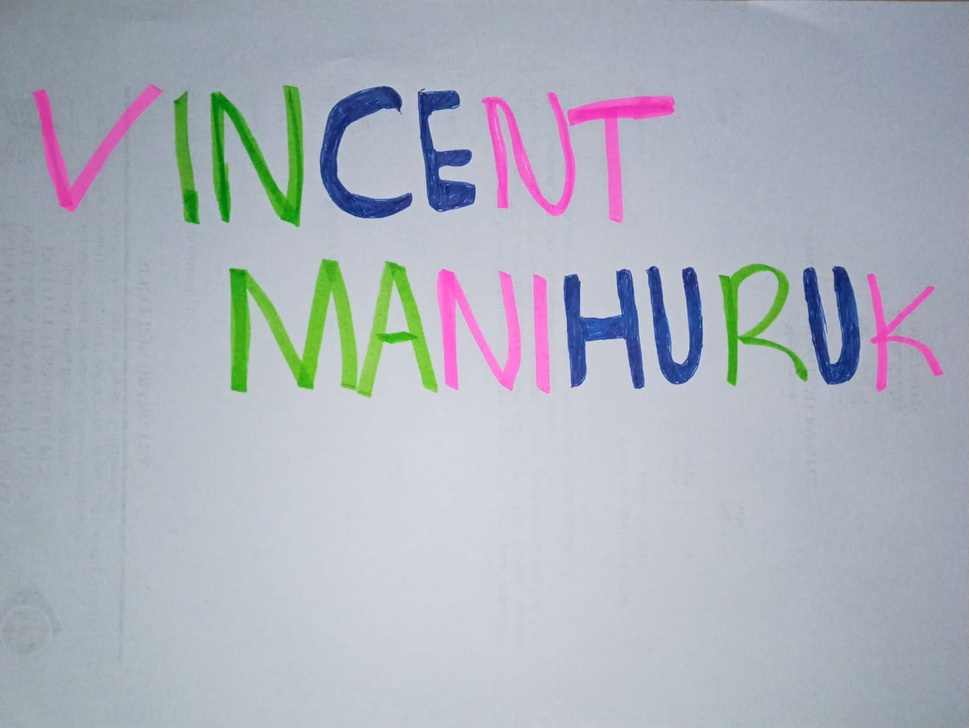
#> input picture Foto 1.jpg, 969 x 728 px, shrunk from 1560 x 1172 before the run
$ jupyter execute Untitled.ipynb
#> lines starting #> are read from the running program, lines starting #| are printed output that depends on the picture; after the words box and inside, x2 and y2 are one past the last pixel; in counts of white or black regions, pixels touching at a corner belong together
[cell 1]
import cv2
import matplotlib.pyplot as plt
import numpy as np

[cell 2]
# Load the image
image = cv2.imread('Foto 1.jpg')
#> image is the input picture: shape (728, 969, 3); mean B, G, R 188.1, 177.9, 172.2

# Adjust contrast
# Here, alpha is the contrast control [1.0-3.0], and beta is the brightness control [0-100]
alpha = 1.5
beta = 50
contrast_image = cv2.convertScaleAbs(image, alpha=alpha, beta=beta)
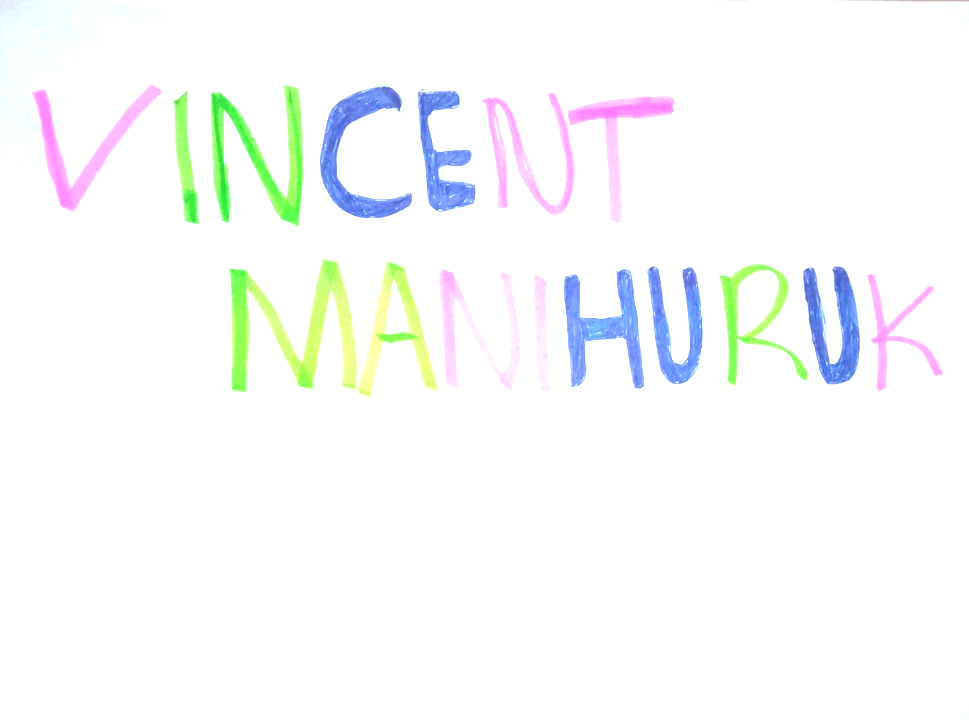
#> contrast_image: shape (728, 969, 3); mean B, G, R 250.9, 250.8, 249

# Convert to RGB
image_rgb = cv2.cvtColor(image, cv2.COLOR_BGR2RGB)

# Split into RGB channels
R, G, B = cv2.split(image_rgb)
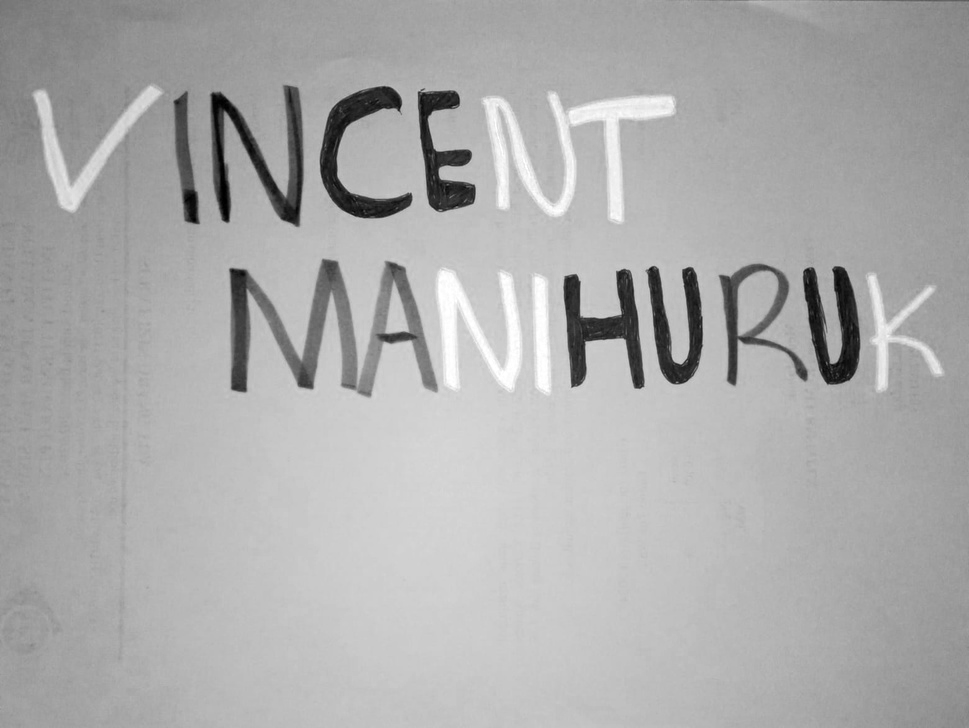
#> R: shape (728, 969); min 0, max 255, mean 172.2
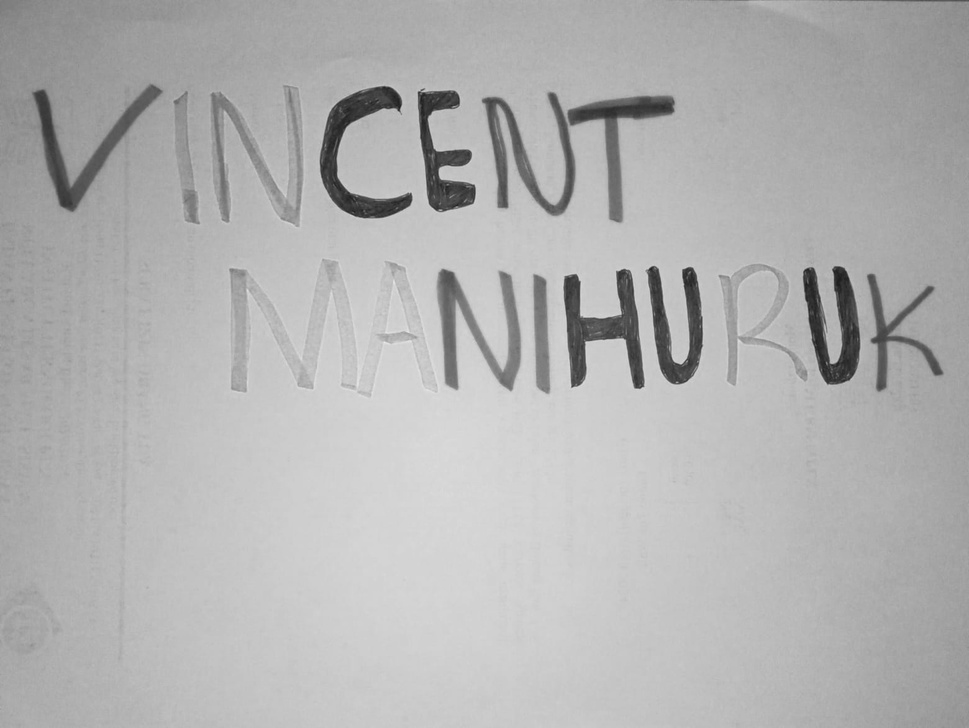
#> G: shape (728, 969); min 29, max 236, mean 177.9
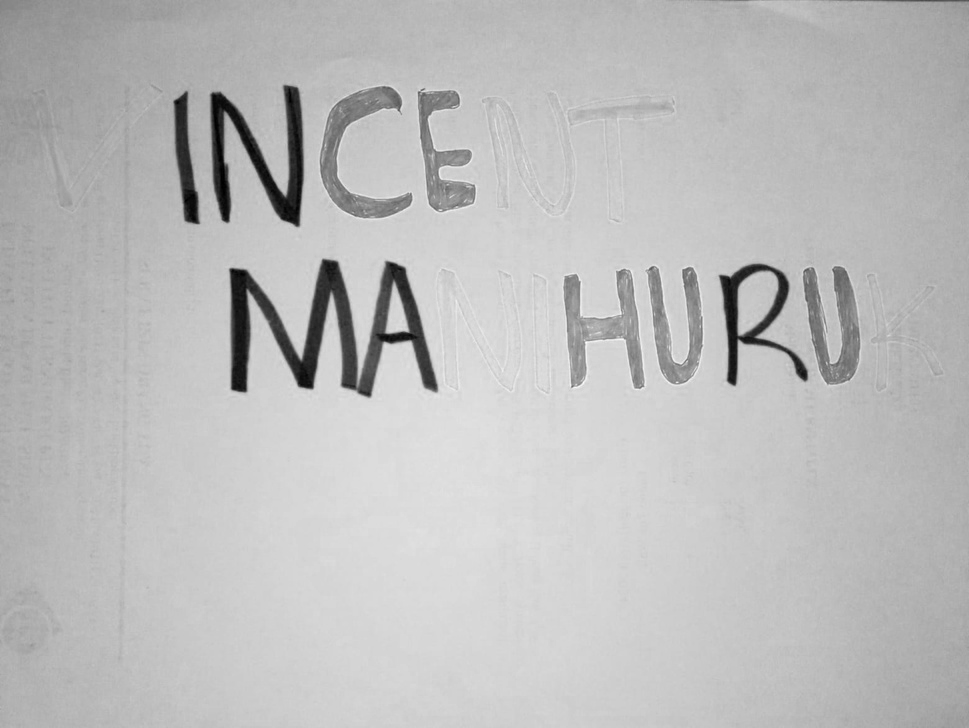
#> B: shape (728, 969); min 0, max 255, mean 188.1

# Display the images
images = [contrast_image, R, G, B]
titles = ['Citra Kontras', 'Citra Merah', 'Citra Hijau', 'Citra Biru']
for i in range(4):
    plt.subplot(2, 4, i+1), plt.imshow(images[i], 'gray')
    plt.title(titles[i])
    plt.xticks([]), plt.yticks([])
# Calculate and plot histograms for each channel
color = ('b','g','r')
for i, col in enumerate(color):
    plt.subplot(2, 4, i+5)
    histr = cv2.calcHist([image],[i],None,[256],[0,256])
    plt.plot(histr,color = col)
    plt.xlim([0,256])
    plt.title('Histogram ' + col.upper())

plt.show()
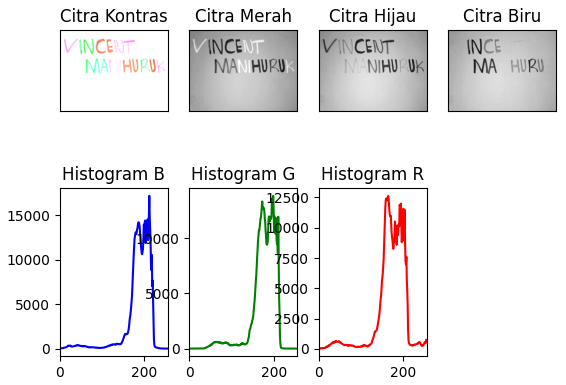
#> figure drawn by matplotlib, 7 panels; B, G, R data is drawn as R, G, B; panel 5: curve peaks at x = 212, y = 17154; panel 6: curve peaks at x = 199, y = 13827; panel 7: curve peaks at x = 165, y = 12631

[cell 3]
# Membaca citra
img = cv2.imread('Foto 1.jpg')

# Mengubah citra ke ruang warna RGB
img_rgb = cv2.cvtColor(img, cv2.COLOR_BGR2RGB)

# Membagi citra menjadi channel warna R, G, dan B
r, g, b = cv2.split(img_rgb)

# Membuat list untuk menyimpan citra threshold
thresh_images = []
titles = ['None', 'Blue', 'Red-Blue', 'Red-Green-Blue']

# Melakukan thresholding untuk setiap kondisi
for i, channel in enumerate([img, b, r-b, r-g-b]):
    # Menghitung histogram
    hist = cv2.calcHist([channel], [0], None, [256], [0,256])

    # Mencari nilai ambang batas
    thresholds = []
    for i in range(1, 255):
        if hist[i-1] < hist[i] and hist[i+1] < hist[i]:
            thresholds.append(i)

    # Mengurutkan nilai ambang batas
    thresholds.sort()

    # Melakukan thresholding dengan latar belakang hitam
    _, thresh_img = cv2.threshold(channel, thresholds[0], 255, cv2.THRESH_BINARY_INV)
    thresh_images.append(thresh_img)
#> this loop made 4 passes
#> pass 1, `_, thresh_img = cv2.threshold(channel, thresholds[0], 255, cv2.THRESH_..`:
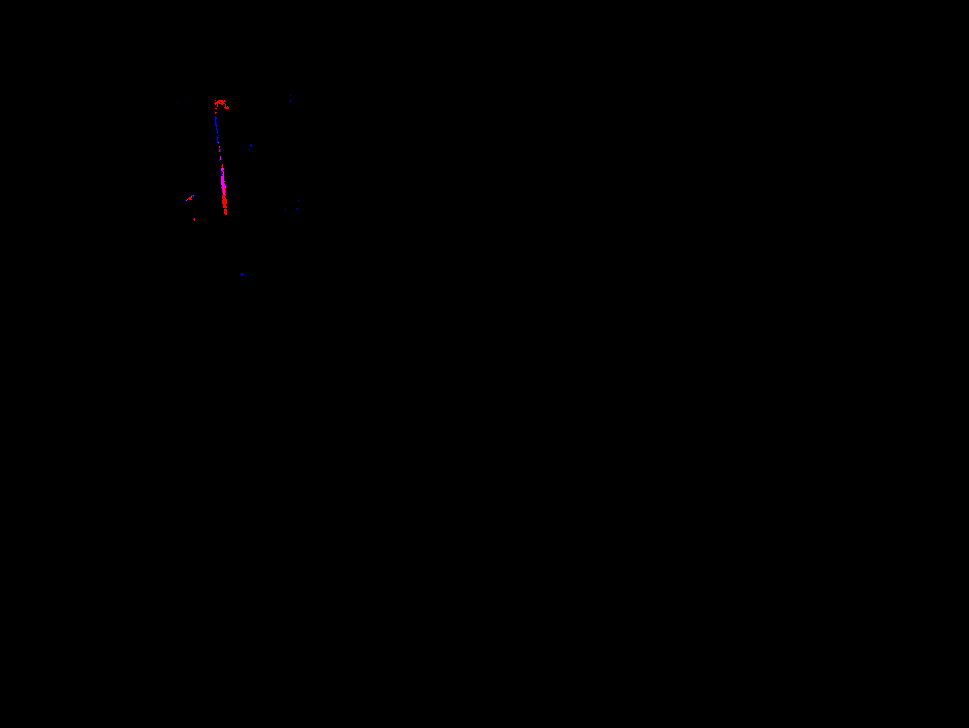
#> thresh_img: shape (728, 969, 3); mean B, G, R 0.1, 0, 0.1
#> pass 3, `_, thresh_img = cv2.threshold(channel, thresholds[0], 255, cv2.THRESH_..`:
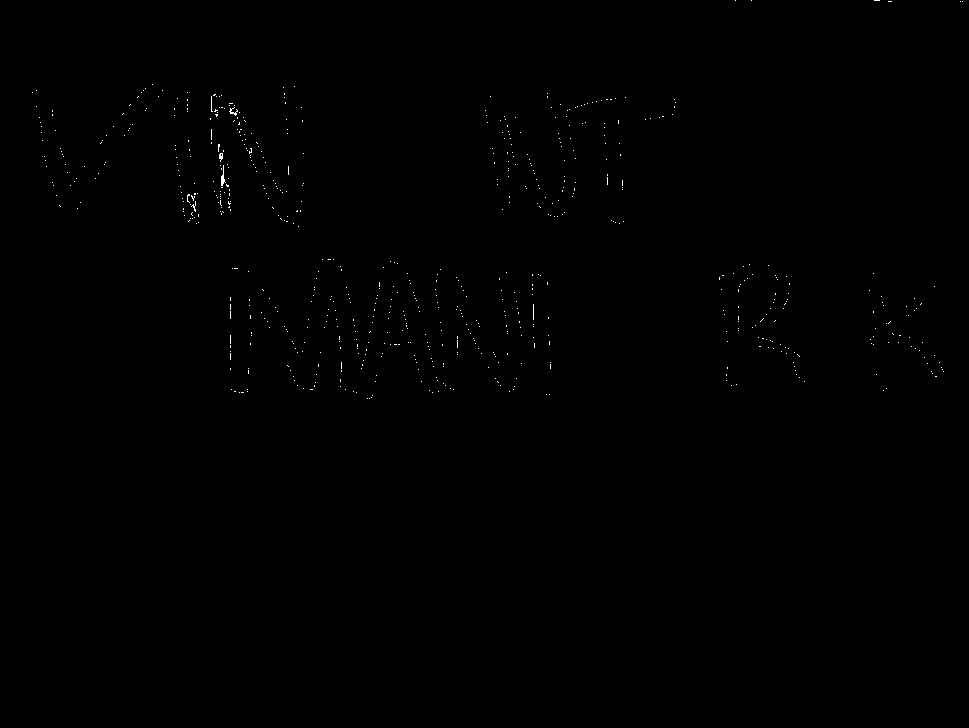
#> thresh_img: shape (728, 969); 0.17% white in thin lines or dots, all inside (x1, y1, x2, y2) = (32, 0, 963, 399)
#> after the loop, thresh_images = 4 items
# Menampilkan citra threshold
plt.figure(figsize=(10, 10))
for i in range(4):
    plt.subplot(1, 4, i+1), plt.imshow(thresh_images[i], 'gray')
    plt.title(titles[i])
    plt.xticks([]), plt.yticks([])
plt.show()
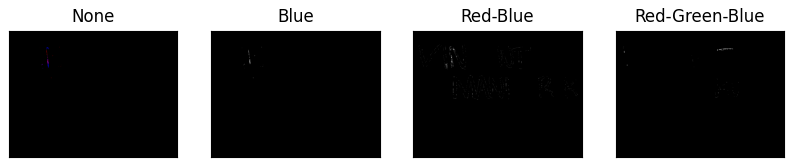
#> figure drawn by matplotlib, 4 panels; B, G, R data is drawn as R, G, B

[cell 4]
# Load the image
image = cv2.imread('Foto 1.jpg')

# Convert to RGB
image_rgb = cv2.cvtColor(image, cv2.COLOR_BGR2RGB)

# Split into RGB channels
R, G, B = cv2.split(image_rgb)

# Calculate histograms for each channel
hist_R = cv2.calcHist([R], [0], None, [256], [0,256])
#> hist_R = 256 values, max 12631 at index 165, min 33 at index 1, mean 2755.6
hist_G = cv2.calcHist([G], [0], None, [256], [0,256])
#> hist_G = 256 values, max 13827 at index 199, min 0 at index 0, mean 2755.6
hist_B = cv2.calcHist([B], [0], None, [256], [0,256])
#> hist_B = 256 values, max 17154 at index 212, min 0 at index 247, mean 2755.6

# Find thresholds for each channel
threshold_R = np.argmax(hist_R)
#> threshold_R = 165
threshold_G = np.argmax(hist_G)
#> threshold_G = 199
threshold_B = np.argmax(hist_B)
#> threshold_B = 212

# Sort thresholds
thresholds = sorted([threshold_R, threshold_G, threshold_B])
#> thresholds = [165, 199, 212]

# Print the thresholds
print("Thresholds (R, G, B):", thresholds)
#| Thresholds (R, G, B): [165, 199, 212]
